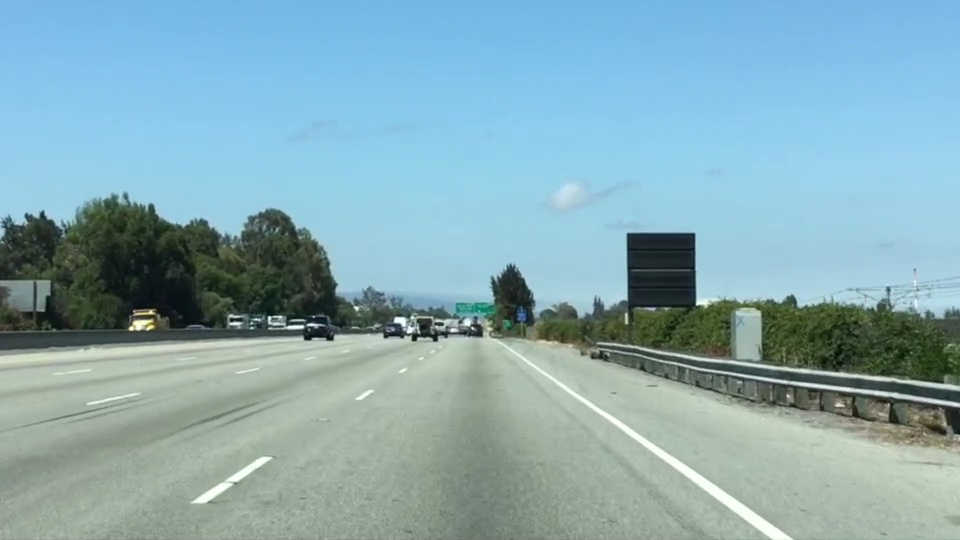
#> input picture test.jpg, 960 x 540 px; its folder holds only this picture in this run
$ python -i image_process.py   (imports and definitions only)   (older library calls are emulated)
#> lines starting #> are read from the running program, lines starting #| are printed output that depends on the picture; after the words box and inside, x2 and y2 are one past the last pixel; in counts of white or black regions, pixels touching at a corner belong together
import numpy as np
import cv2
import matplotlib.pyplot as plt
import matplotlib.image as mpimg
import camera_calibration

def undistort(img,mtx,dist):
    undist = cv2.undistort(img, mtx, dist, None, mtx)
    return undist

def perspective_warp(img, src, dst):
    h,w = img.shape[:2]
    # use cv2.getPerspectiveTransform() to get M, the transform matrix, and Minv, the inverse
    M = cv2.getPerspectiveTransform(src, dst)
    Minv = cv2.getPerspectiveTransform(dst, src)
    # use cv2.warpPerspective() to warp your image to a top-down view
    warped = cv2.warpPerspective(img, M, (w,h), flags=cv2.INTER_LINEAR)
    return warped, M, Minv

# Define a function that thresholds the S-channel of HLS
# Use exclusive lower bound (>) and inclusive upper (<=)
def hls_select(img, thresh=(0, 255)):
    # 1) Convert to HLS color space
    hls = cv2.cvtColor(img, cv2.COLOR_RGB2HLS)
    # 2) Apply a threshold to the S channel
    S = hls[:,:,2]
    sbinary = np.zeros_like(S)
    sbinary[(S > thresh[0]) & (S <= thresh[1])] = 1
    # 3) Return a binary image of threshold result
    return sbinary

def combined_threshold(img):
    # Convert to HLS color space and separate the S channel
    # Note: img is the undistorted image
    hls = cv2.cvtColor(img, cv2.COLOR_RGB2HLS)
#> hls: shape (540, 960, 3); mean of channels 0, 1, 2 80.4, 160.5, 98.6
    s_channel = hls[:,:,2]
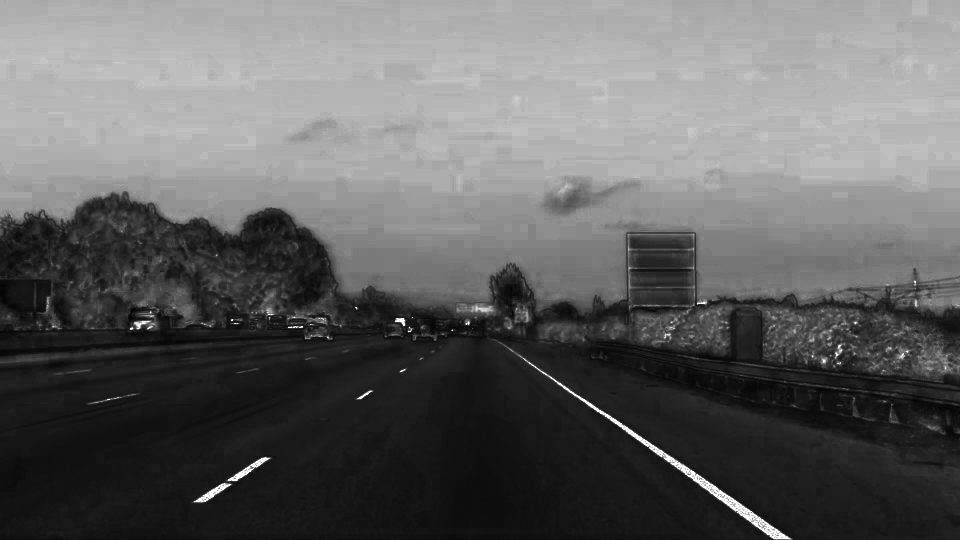
#> s_channel: shape (540, 960); min 0, max 255, mean 98.6

    # Grayscale image
    # NOTE: we already saw that standard grayscaling lost color information for the lane lines
    # Explore gradients in other colors spaces / color channels to see what might work better
    gray = cv2.cvtColor(img, cv2.COLOR_RGB2GRAY)
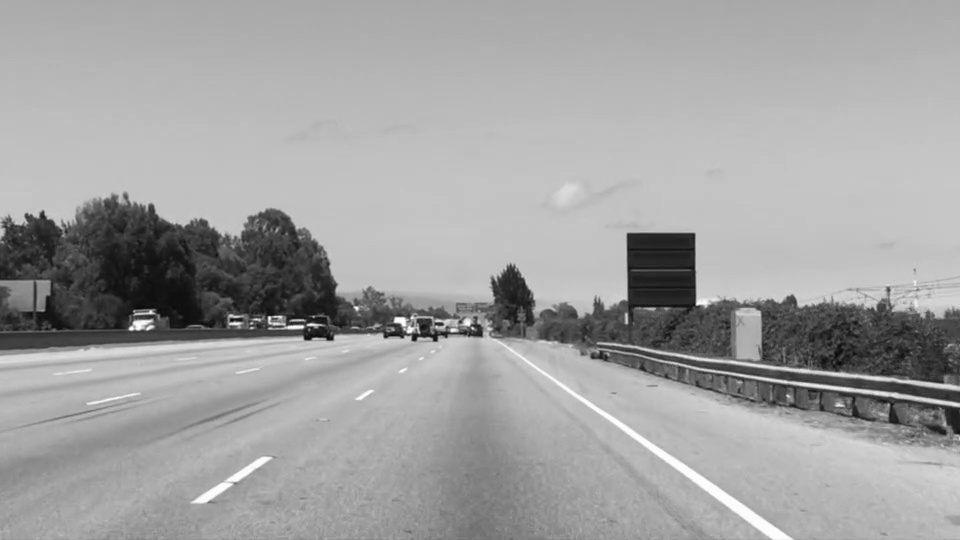
#> gray: shape (540, 960); min 6, max 254, mean 161.4

    # Sobel x
    sobelx = cv2.Sobel(gray, cv2.CV_64F, 1, 0) # Take the derivative in x
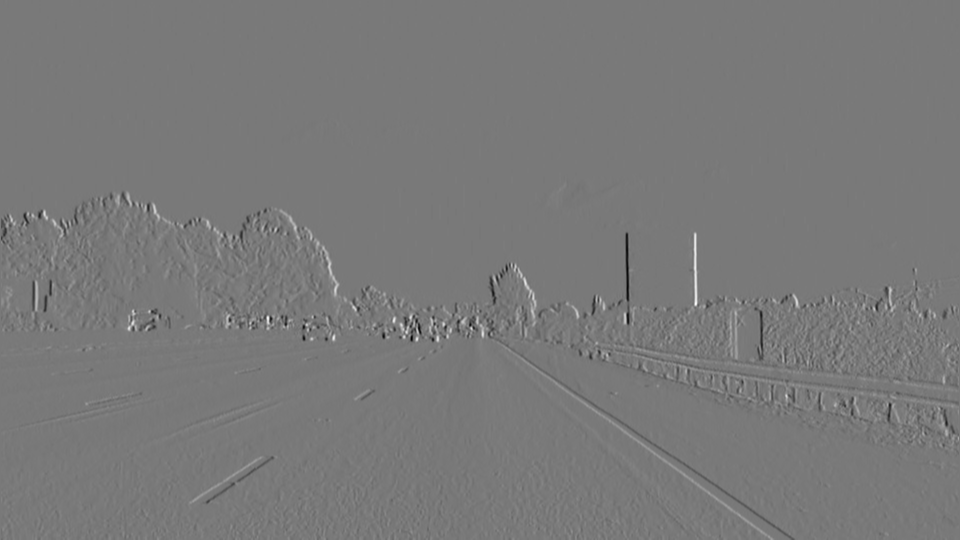
#> sobelx: shape (540, 960) float64; min -612, max 673, mean 0.1; drawn with min black and max white
    abs_sobelx = np.absolute(sobelx) # Absolute x derivative to accentuate lines away from horizontal
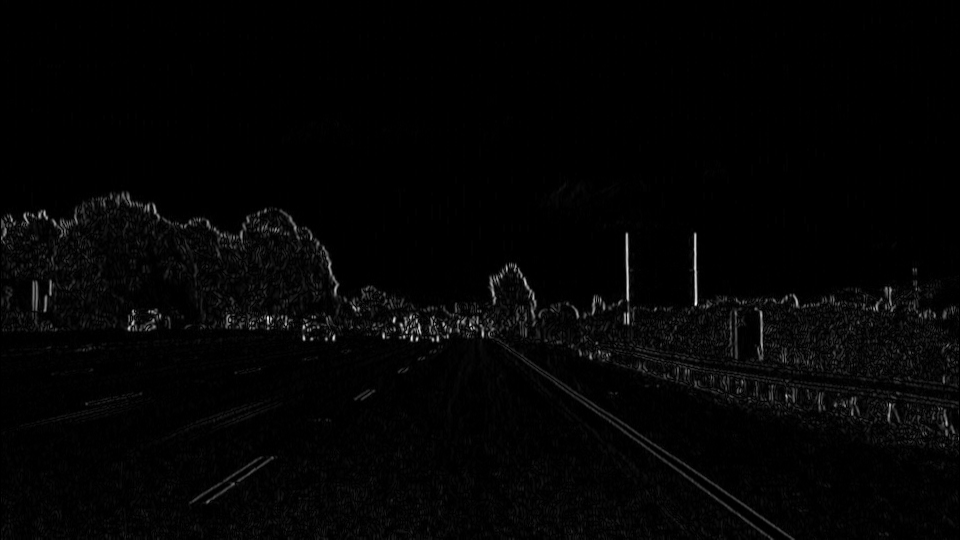
#> abs_sobelx: shape (540, 960) float64; min 0, max 673, mean 11.8; drawn with min black and max white
    scaled_sobel = np.uint8(255*abs_sobelx/np.max(abs_sobelx))

    # Threshold x gradient
    thresh_min = 20
    thresh_max = 100
    sxbinary = np.zeros_like(scaled_sobel)
    sxbinary[(scaled_sobel >= thresh_min) & (scaled_sobel <= thresh_max)] = 1

    # Threshold color channel
    s_thresh_min = 170
    s_thresh_max = 255
    s_binary = np.zeros_like(s_channel)
    s_binary[(s_channel >= s_thresh_min) & (s_channel <= s_thresh_max)] = 1

    # Stack each channel to view their individual contributions in green and blue respectively
    # This returns a stack of the two binary images, whose components you can see as different colors
    color_binary = np.dstack(( np.zeros_like(sxbinary), sxbinary, s_binary)) * 255

    # Combine the two binary thresholds
    combined_binary = np.zeros_like(sxbinary)
    combined_binary[(s_binary == 1) | (sxbinary == 1)] = 1

    # [7 lines of commented-out code are left out]

    plt.figure()
    plt.imshow(combined_binary, cmap='gray')
    histogram = np.sum(combined_binary[combined_binary.shape[0]//2:,:], axis=0)
    plt.plot(histogram,'g')
    return combined_binary

def binary_warp_thresh(img,mtx, dist):
    plt.figure()
    plt.imshow(img)
    img_undistort = undistort(img,mtx,dist)
    h,w = img_undistort.shape[:2]

    # define source and destination points for transform
    marginx = 300
    src = np.float32([(688,450),    # top right
                      (1056,680),    # bottom right
                      (250,680),    # bottom left
                      (592,450)])  # top left
    dst = np.float32([(w-marginx,0),
                      (w-marginx,h),
                      (marginx,h),
                      (marginx,0)])

    img_warp, M, Minv = perspective_warp(img_undistort, src, dst)
    combined_binary = combined_threshold(img_warp)
    return combined_binary, Minv

>>> import cv2
>>> picture = cv2.cvtColor(cv2.imread('test.jpg'), cv2.COLOR_BGR2RGB)
>>> result = combined_threshold(picture)
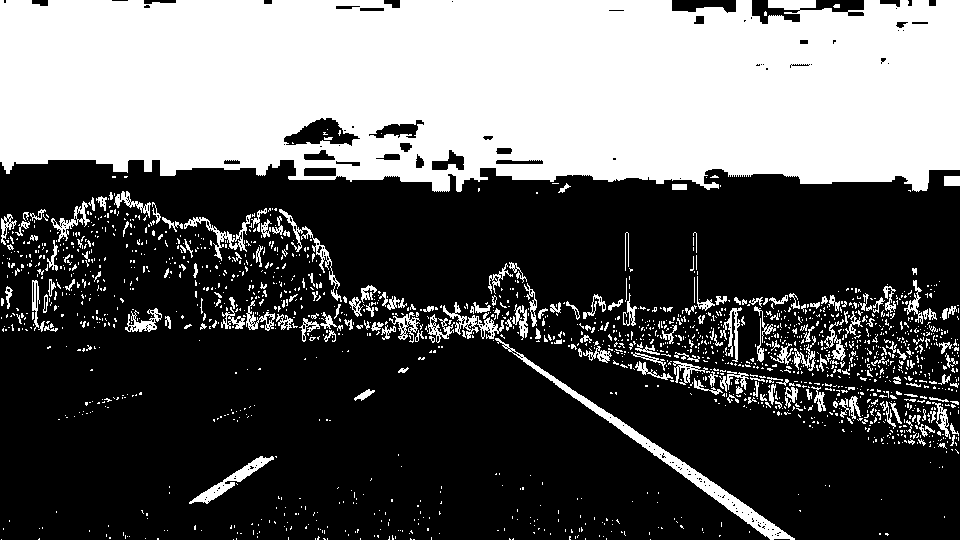
#> result: shape (540, 960); values 0 (black) and 1 (white), 36.8% white; 1848 white regions (1628 under 20 px), largest, box (x1, y1, x2, y2) and area: (0, 0, 960, 192) 162477, (495, 338, 795, 540) 3098, (189, 456, 274, 504) 828
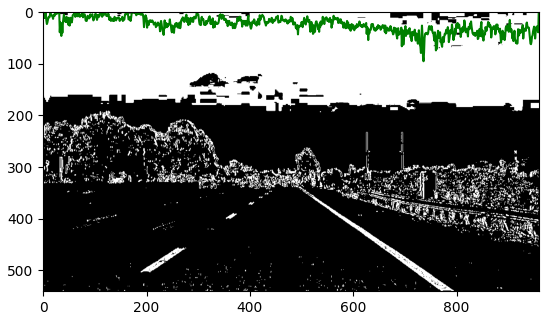
#> figure drawn by matplotlib, 1 panel
